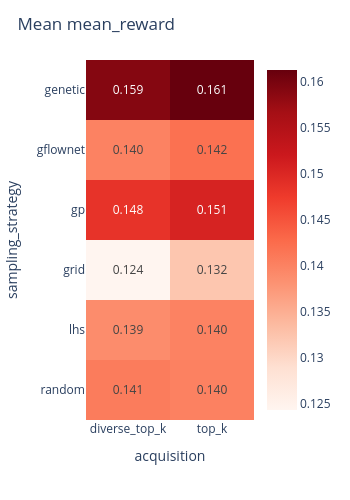

Notebook code cell kept with this figure:
### Code cell
plot_reward_heatmap(metrics, metric="mean_reward")

### Figure 1 — Plotly figure (JSON) as saved in the notebook; plotly's stock layout.template omitted (floating-point values rounded to 4 significant figures)
{"data": [{"coloraxis": "coloraxis", "hovertemplate": "acquisition: %{x}<br>sampling_strategy: %{y}<br>color: %{z}<extra></extra>", "name": "0", "texttemplate": "%{z:.3f}", "type": "heatmap", "x": ["diverse_top_k", "top_k"], "xaxis": "x", "y": ["genetic", "gflownet", "gp", "grid", "lhs", "random"], "yaxis": "y", "z": [[0.159, 0.1613], [0.14, 0.142], [0.1484, 0.1506], [0.1243, 0.1322], [0.1389, 0.1401], [0.1407, 0.1401]]}], "layout": {"coloraxis": {"autocolorscale": false, "colorscale": [[0, "rgb(255,245,240)"], [0.125, "rgb(254,224,210)"], [0.25, "rgb(252,187,161)"], [0.375, "rgb(252,146,114)"], [0.5, "rgb(251,106,74)"], [0.625, "rgb(239,59,44)"], [0.75, "rgb(203,24,29)"], [0.875, "rgb(165,15,21)"], [1, "rgb(103,0,13)"]]}, "height": 500, "margin": {"t": 60}, "title": {"text": "Mean mean_reward"}, "width": 350, "xaxis": {"anchor": "y", "domain": [0, 1], "title": {"text": "acquisition"}}, "yaxis": {"anchor": "x", "autorange": "reversed", "domain": [0, 1], "title": {"text": "sampling_strategy"}}}}
